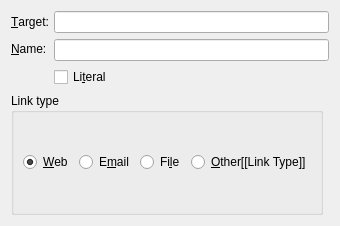
<?xml version="1.0" encoding="UTF-8"?>
<ui version="4.0">
 <class>HyperlinkUi</class>
 <widget class="QWidget" name="HyperlinkUi">
  <property name="geometry">
   <rect>
    <x>0</x>
    <y>0</y>
    <width>319</width>
    <height>226</height>
   </rect>
  </property>
  <property name="windowTitle">
   <string/>
  </property>
  <layout class="QGridLayout" name="gridLayout">
   <item row="0" column="0" colspan="2">
    <layout class="QHBoxLayout" name="horizontalLayout_2">
     <item>
      <layout class="QVBoxLayout" name="verticalLayout_2">
       <item>
        <widget class="QLabel" name="targetLA">
         <property name="toolTip">
          <string>URL</string>
         </property>
         <property name="text">
          <string>&amp;Target:</string>
         </property>
         <property name="buddy">
          <cstring>targetED</cstring>
         </property>
        </widget>
       </item>
       <item>
        <widget class="QLabel" name="nameLA">
         <property name="toolTip">
          <string>Name associated with the URL</string>
         </property>
         <property name="text">
          <string>&amp;Name:</string>
         </property>
         <property name="buddy">
          <cstring>nameED</cstring>
         </property>
        </widget>
       </item>
       <item>
        <widget class="QLabel" name="label">
         <property name="text">
          <string/>
         </property>
        </widget>
       </item>
      </layout>
     </item>
     <item>
      <layout class="QVBoxLayout" name="verticalLayout">
       <item>
        <widget class="QLineEdit" name="targetED">
         <property name="toolTip">
          <string>URL</string>
         </property>
        </widget>
       </item>
       <item>
        <widget class="QLineEdit" name="nameED">
         <property name="toolTip">
          <string>Name associated with the URL</string>
         </property>
        </widget>
       </item>
       <item>
        <layout class="QHBoxLayout" name="horizontalLayout">
         <item>
          <widget class="QCheckBox" name="literalCB">
           <property name="toolTip">
            <string>Pass content of the `Name' field literally to LaTeX. Check this if you want to enter LaTeX code.</string>
           </property>
           <property name="text">
            <string>Li&amp;teral</string>
           </property>
          </widget>
         </item>
         <item>
          <spacer name="horizontalSpacer_2">
           <property name="orientation">
            <enum>Qt::Horizontal</enum>
           </property>
           <property name="sizeHint" stdset="0">
            <size>
             <width>40</width>
             <height>20</height>
            </size>
           </property>
          </spacer>
         </item>
        </layout>
       </item>
      </layout>
     </item>
    </layout>
   </item>
   <item row="1" column="0">
    <widget class="QGroupBox" name="typeGB">
     <property name="toolTip">
      <string>Specify the link target</string>
     </property>
     <property name="title">
      <string>Link type</string>
     </property>
     <property name="flat">
      <bool>true</bool>
     </property>
     <layout class="QHBoxLayout">
      <property name="spacing">
       <number>6</number>
      </property>
      <property name="leftMargin">
       <number>9</number>
      </property>
      <property name="topMargin">
       <number>9</number>
      </property>
      <property name="rightMargin">
       <number>9</number>
      </property>
      <property name="bottomMargin">
       <number>9</number>
      </property>
      <item>
       <widget class="QRadioButton" name="webRB">
        <property name="toolTip">
         <string>Link to the web</string>
        </property>
        <property name="text">
         <string>&amp;Web</string>
        </property>
        <property name="checked">
         <bool>true</bool>
        </property>
       </widget>
      </item>
      <item>
       <widget class="QRadioButton" name="emailRB">
        <property name="toolTip">
         <string>Link to an email address</string>
        </property>
        <property name="text">
         <string>E&amp;mail</string>
        </property>
       </widget>
      </item>
      <item>
       <widget class="QRadioButton" name="fileRB">
        <property name="toolTip">
         <string>Link to a file</string>
        </property>
        <property name="text">
         <string>Fi&amp;le</string>
        </property>
       </widget>
      </item>
      <item>
       <widget class="QRadioButton" name="noneRB">
        <property name="toolTip">
         <string>Link to an arbitrary other URI scheme (to be specified in the Target field above)</string>
        </property>
        <property name="text">
         <string>&amp;Other[[Link Type]]</string>
        </property>
       </widget>
      </item>
     </layout>
    </widget>
   </item>
   <item row="1" column="1">
    <spacer name="horizontalSpacer">
     <property name="orientation">
      <enum>Qt::Horizontal</enum>
     </property>
     <property name="sizeHint" stdset="0">
      <size>
       <width>40</width>
       <height>20</height>
      </size>
     </property>
    </spacer>
   </item>
  </layout>
 </widget>
 <tabstops>
  <tabstop>targetED</tabstop>
  <tabstop>nameED</tabstop>
  <tabstop>webRB</tabstop>
  <tabstop>emailRB</tabstop>
  <tabstop>fileRB</tabstop>
 </tabstops>
 <includes>
  <include location="local">qt_i18n.h</include>
 </includes>
 <resources/>
 <connections/>
</ui>
